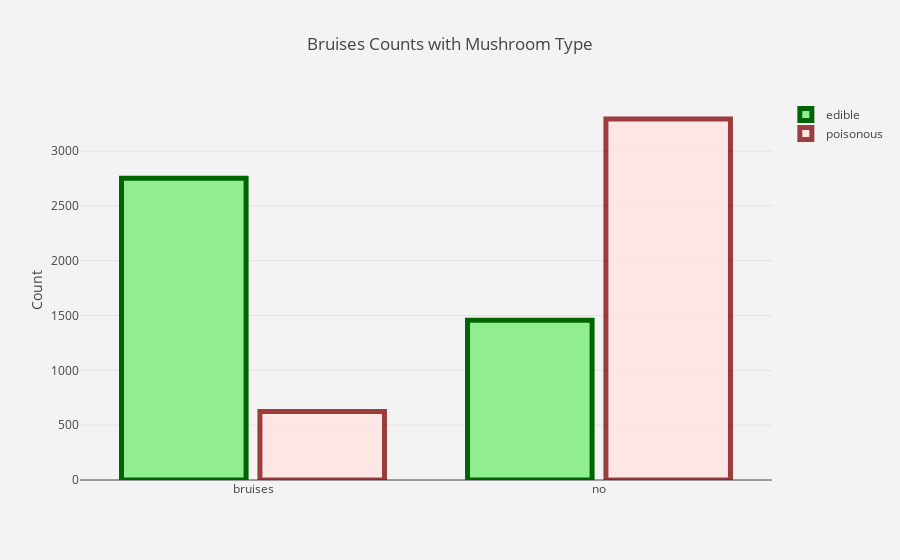

Notebook cell for this chart:
### Markdown cell above
Following figure shows bruises counts with mushroom types. And we can say, most of edible mushrooms have bruises, however, a lot of the poisonous mushrooms haven't.

### Code cell
data4 = [
  go.Histogram(
    histfunc = "count",
    x = edible["bruises"], 
    name = "edible",
    marker=dict(color="lightgreen",line=dict(color='darkgreen', width=5))
  ),
  go.Histogram(
    histfunc = "count",
    x = poisonous["bruises"],
    name = "poisonous",
    marker=dict(color="mistyrose",line=dict(color='maroon', width=5)),
    opacity=0.75
  )
]

layout = go.Layout(
    title='Bruises Counts with Mushroom Type',
    xaxis=dict(
        title=''
    ),
    yaxis=dict(
        title='Count'
    ),
    bargap=0.2,
    bargroupgap=0.1, paper_bgcolor='rgb(243, 243, 243)',
    plot_bgcolor="rgb(243, 243, 243)")
fig = go.Figure(data=data4, layout=layout)
iplot(fig)

### Figure 1 — Plotly figure (JSON) as saved in the notebook; plotly's stock layout.template omitted (floating-point values rounded to 4 significant figures; data arrays with more than 128 entries replaced by an {"elided": "..."} marker saying what was removed)
{"data": [{"histfunc": "count", "marker": {"color": "lightgreen", "line": {"color": "darkgreen", "width": 5}}, "name": "edible", "type": "histogram", "uid": "f19c0ce6-fa72-476e-8334-8b2121952c7f", "x": {"elided": "4208 str values"}}, {"histfunc": "count", "marker": {"color": "mistyrose", "line": {"color": "maroon", "width": 5}}, "name": "poisonous", "opacity": 0.75, "type": "histogram", "uid": "3c321295-eee7-4bd7-82b8-8d0e39f11748", "x": {"elided": "3916 str values"}}], "layout": {"bargap": 0.2, "bargroupgap": 0.1, "paper_bgcolor": "rgb(243, 243, 243)", "plot_bgcolor": "rgb(243, 243, 243)", "title": {"text": "Bruises Counts with Mushroom Type"}, "xaxis": {"title": {"text": ""}}, "yaxis": {"title": {"text": "Count"}}}}
